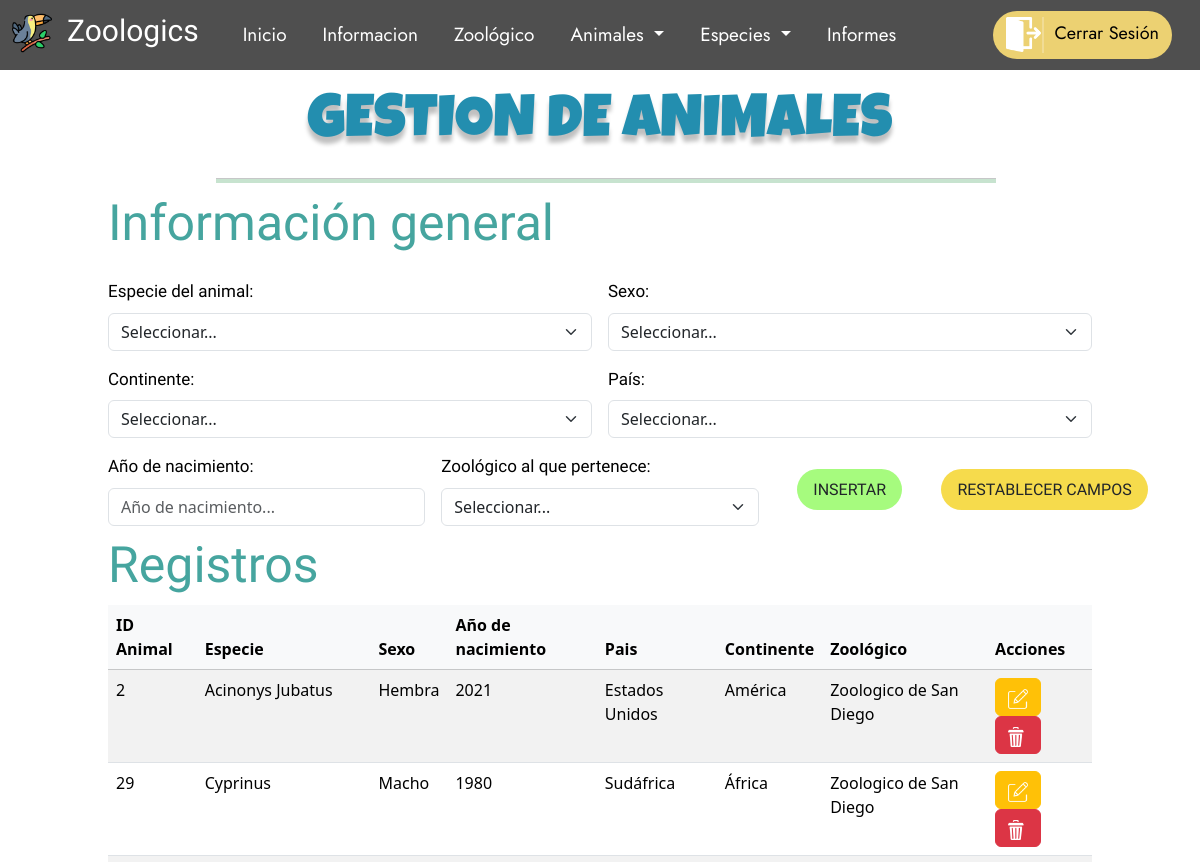
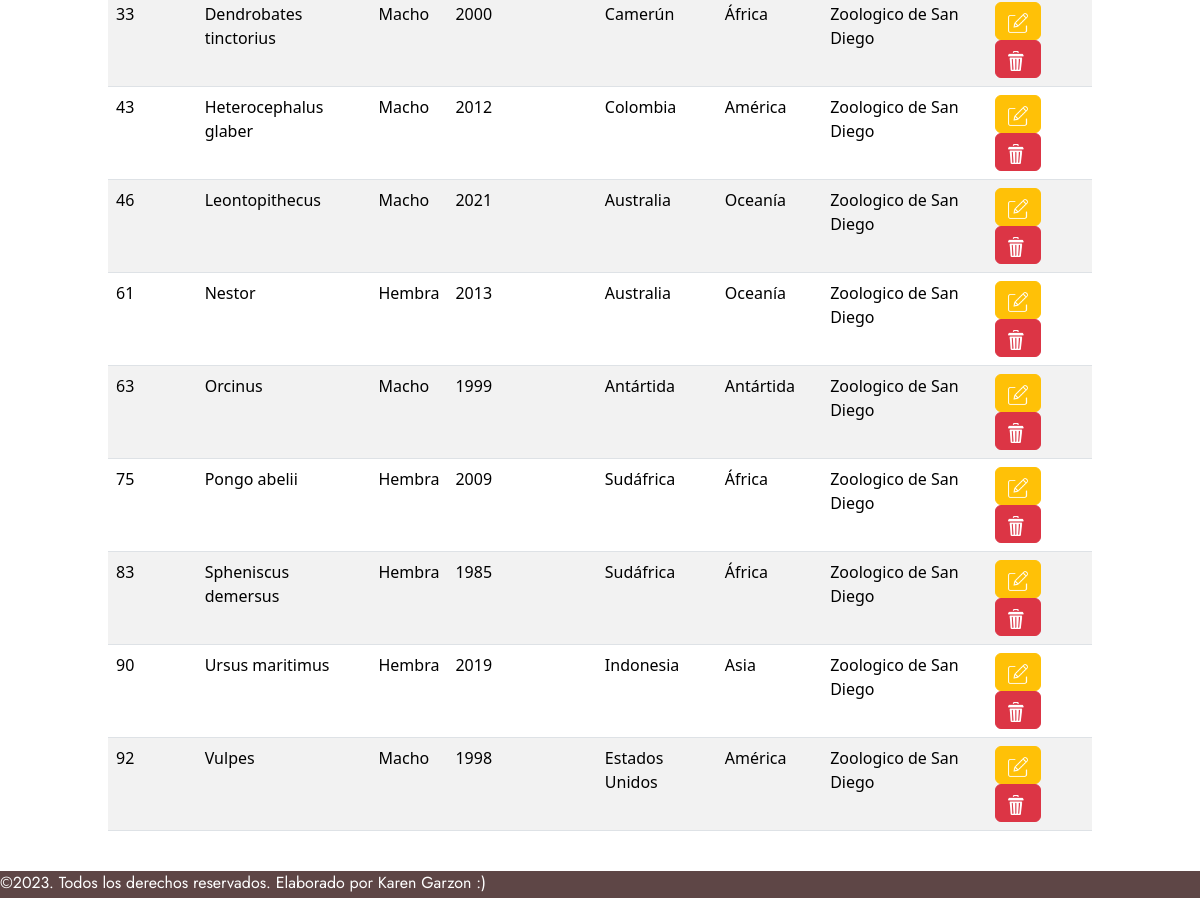
/Paneles/Administrador/GestionAnimales.php?ID_Rol=1 (signed in), run on the app's committed database (2 pictures, top to bottom).
### tables this page shows
CREATE TABLE Animal(
    ID int(5) NOT NULL AUTO_INCREMENT,
    ID_Especie int(5),
    ID_Sexo int(3),
    Anio_Nacimiento int(4) NOT NULL,
    ID_Pais int(3),
    ID_Continente int(3),
    ID_Zoo int(3),
    PRIMARY KEY (ID),
    FOREIGN KEY (ID_Especie) REFERENCES Nombre_Especie(ID) ON UPDATE CASCADE ON DELETE SET NULL,
    FOREIGN KEY (ID_Sexo) REFERENCES Sexo(ID) ON UPDATE CASCADE ON DELETE SET NULL,
    FOREIGN KEY (ID_Pais) REFERENCES Pais(ID) ON UPDATE CASCADE ON DELETE SET NULL,
    FOREIGN KEY (ID_Continente) REFERENCES Continente(ID) ON UPDATE CASCADE ON DELETE SET NULL,
    FOREIGN KEY (ID_Zoo) REFERENCES Zoologico(ID) ON UPDATE CASCADE ON DELETE SET NULL
);

CREATE TABLE Nombre_Especie(
    ID int(5) NOT NULL AUTO_INCREMENT,
    Especie varchar(35) NOT NULL, 
    PRIMARY KEY (ID)
);

CREATE TABLE Sexo(
    ID int(3) NOT NULL AUTO_INCREMENT,
    Sexo varchar(13) NOT NULL,
    PRIMARY KEY (ID)
) AUTO_INCREMENT=501;

CREATE TABLE Pais(
    ID int(3) NOT NULL AUTO_INCREMENT,
    Pais varchar(30) NOT NULL,
    PRIMARY KEY (ID)
) AUTO_INCREMENT=301;

CREATE TABLE Continente(
    ID int(3) NOT NULL AUTO_INCREMENT,
    Continente varchar(25) NOT NULL,
    PRIMARY KEY (ID)
) AUTO_INCREMENT=601;

CREATE TABLE Zoologico(
    ID int(3) NOT NULL AUTO_INCREMENT,
    Nombre varchar(60) NOT NULL,
    ID_Ciudad int(3),
    ID_Pais int(3),
    Tamanio int(10) NOT NULL,
    Presupuesto_anual float(10) NOT NULL,
    PRIMARY KEY (ID),
    FOREIGN KEY (ID_Ciudad) REFERENCES Ciudad(ID) ON UPDATE CASCADE ON DELETE SET NULL,
    FOREIGN KEY (ID_Pais) REFERENCES Pais(ID) ON UPDATE CASCADE ON DELETE SET NULL
);

### Paneles/Administrador/GestionAnimales.php (the view, shortened to what this page needs)
<?php
    $link = conectar();
    $rol = (isset($_GET['ID_Rol'])?$_GET['ID_Rol']:"");
?>
<!DOCTYPE html>
<html lang="es">
<head>
    <link href="https://cdn.jsdelivr.net/npm/bootstrap@5.3.2/dist/css/bootstrap.min.css"
        rel="stylesheet"
>
    <link href="https://cdn.jsdelivr.net/npm/sweetalert2@11.8.0/dist/sweetalert2.min.css" rel="stylesheet">
    <link rel="stylesheet" href="../../Estilos/estilos.css">
    <link rel="stylesheet" href="../../Estilos/Tablas.css">
</head>
<body>
    <?php
        if($rol != 11){
            include '../../config/headerZoo.php';
        }
    ?>
    <h1 class="tituloInicial">GESTION DE ANIMALES</h1>
    <hr class="linea">
    <div class = "EntradaDatos">
        <form action="GestionAnimales.php?ID_Rol=<?=$rol?>" method = "POST" name = "formulario" class = "row g-3">
            <h2 class = "tit">Información general</h2>
            <div class="col-md-6">
                <label for="listaEspecies" class="form-label">Especie del animal: </label>
                <select name="listaEspecies" id="listaEspecies" class="form-select" required>
                    <option selected>Seleccionar...</option>
                </select>
            </div>
            <div class="col-md-6">
                <label for="listaSexo" class="form-label">Sexo:</label>
                <select name="listaSexo" id="listaSexo" class="form-select" required>
                    <option selected>Seleccionar...</option>
                </select>
            </div>
            <div class="col-md-6">
                <label for="listaContinentes" class="form-label">Continente: </label>
                <select name="listaContinentes" id="listaContinentes" class="form-select" required>
                    <option selected>Seleccionar...</option>
                </select>
            </div>
            <div class="col-md-6">
            <label for="listaPais" class="form-label">País: </label>
                <select id="listaPais" name="listaPais" class="form-select" required>
                    <option selected>Seleccionar...</option>
                </select>
            </div>
            <div class="col-md-4">
                <label for="txtAnioNacimiento" class="form-label">Año de nacimiento: </label>
                <input type="number" class="form-control" placeholder="Año de nacimiento..." id="txtAnioNacimiento" name="txtAnioNacimiento" required>
            </div>
            <?php
                if($rol == 11){
                    $sqlZoo = "SELECT ID, Nombre FROM Zoologico";
                    $Zoo = $link->query($sqlZoo); ?>
                    <div class="col-md-4">
                        <label for="listaZoo" class="form-label">Zoológico al que pertenece: </label>
                        <select name="listaZoo" id="listaZoo" class="form-select" required>
                            <option selected>Seleccionar...</option>
                            <?php
                            while($row_zoo = $Zoo->fetch_assoc()){ ?>
                                <option value="<?php echo $row_zoo['ID'] ?>"><?= $row_zoo['Nombre']?></option>
                            <?php    } ?>
                        </select>
                    </div>
                <?php } else
                if($rol != 11){
                    $Zoo = $link->query($sqlZoo); ?>
                    <div class="col-md-4">
                        <label for="listaZoo" class="form-label">Zoológico al que pertenece: </label>
                        <select name="listaZoo" id="listaZoo" class="form-select" required>
                            <option selected>Seleccionar...</option>
                        </select>
                    </div>
                <?php }
            ?>
            <div class="col-md-2" id = "boton">
                <input type="submit" class = "btn" style = "background-color:#A6FB7E" value = "INSERTAR" id = "btnAgregar" name = "btnAgregar">
            </div>
            <div class="col-md-2" id = "boton">
                <input type="reset" class = "btn" style = "background-color:#F6DB4C" value = "RESTABLECER CAMPOS" id = "btnBorrar" name = "btnBorrar">
            </div>
        </form>
    </div>
    <div class = "informacion">
        <h2 class = "tit">Registros</h2>
        <table class = "table table-striped">
            <thead class = "table-light">
                <th>ID Animal</th>
                <th>Especie</th>
                <th>Sexo</th>
                <th>Año de nacimiento</th>
                <th>Pais</th>
                <th>Continente</th>
                <th>Zoológico</th>
                <th>Acciones</th>
            </thead>
            <?php
                if($rol == 11){
                    $consultar = "SELECT a.ID, esp.Especie, s.Sexo, a.Anio_Nacimiento, p.Pais, c.Continente, z.Nombre
                    FROM Animal a
                    JOIN Nombre_Especie esp ON a.ID_Especie = esp.ID
                    JOIN Sexo s ON a.ID_Sexo = s.ID
                    JOIN Pais p ON a.ID_Pais = p.ID
                    JOIN Continente c ON a.ID_Continente = c.ID
                    JOIN Zoologico z ON a.ID_Zoo = z.ID
                    ORDER BY a.ID ASC";
                }else
                if($rol != 11){
                    $consultar = "SELECT a.ID, esp.Especie, s.Sexo, a.Anio_Nacimiento, p.Pais, c.Continente, z.Nombre
                    FROM Animal a
                    JOIN Nombre_Especie esp ON a.ID_Especie = esp.ID
                    JOIN Sexo s ON a.ID_Sexo = s.ID
                    JOIN Pais p ON a.ID_Pais = p.ID
                    JOIN Continente c ON a.ID_Continente = c.ID
                    JOIN Zoologico z ON a.ID_Zoo = z.ID AND a.ID_Zoo = $rol
                    ORDER BY a.ID ASC";
                }
                $registros = $link->query($consultar);
                while($fila = $registros->fetch_array()){ ?>
                    <tr>
                        <td><?= $fila[0]; ?></td>
                        <td><?= $fila[1]; ?></td>
                        <td><?= $fila[2]; ?></td>
                        <td><?= $fila[3]; ?></td>
                        <td><?= $fila[4]; ?></td>
                        <td><?= $fila[5]; ?></td>
                        <td><?= $fila[6]; ?></td>
                        <td>
                            <a href="ModificarAnimal.php?ID=<?= $fila[0] ?>&ID_Rol=<?= $rol ?>" class="btn btn-warning">
                                <img src = "../../Imagenes/Iconos/editar.png" width = "20px" height = "20px">
                            </a>
                            <a href="GestionAnimales.php?ID=<?= $fila[0] ?>&ID_Rol=<?= $rol ?>" class="btn btn-danger">
                                <img src = "../../Imagenes/Iconos/eliminar.png" width = "20px" height = "20px">
                            </a>
                        </td>
                    </tr>
                <?php }
                ?>
        </table>
    </div>
    <footer>
        <p>&copy;2023. Todos los derechos reservados. Elaborado por Karen Garzon :)</p>
    </footer>
</body>
</html>

### Estilos/estilos.css (style rules this page uses)
* { margin: 0; padding: 0; box-sizing: border-box; }
#boton { border-radius: 30px; }
.tituloInicial { color: #1E6277; text-shadow: 0px 7px 4px rgba(0, 0, 0, 0.25); font-family: 'Luckiest Guy', cursive; font-size: 80px; text-align: center; margin-top: 2%; margin-bottom: 2%; }
footer { position: absolute; background-color: #5E4646; width: 100%; height: 27px; }
footer p { color: #FFF; font-family: 'Jost', sans-serif; }

### Estilos/Tablas.css (style rules this page uses)
* { margin: 0; padding: 0; box-sizing: border-box; }
.tituloInicial { color: #238EAF; font-family: 'Luckiest Guy', cursive; font-size: 60px; font-style: normal; font-weight: 400; line-height: normal; text-align: center; margin-top: 2%; }
.linea { background: #269445; height: 5px; width: 65%; margin-left: 18%; }
.tit { color: #46A59F; font-family: 'Caveat Brush', cursive; font-size: 50px; font-weight: 400; margin-bottom: 1%; margin-top: 1%; }
.EntradaDatos { margin-left: 9%; margin-right: 9%; }
label { color: #000; text-align: justify; font-family: 'McLaren', sans-serif; font-size: 17px; }
#btnAgregar, #btnBorrar { border-radius: 50px; text-align: center; font-family: 'McLaren', sans-serif; font-size: 16px; padding-top: 5%; padding-bottom: 5%; padding-right: 10%; padding-left: 10%; margin-top: 10%; }
#btnAgregar { margin-left: 15%; }
footer { position: absolute; background-color: #5E4646; width: 100%; height: 27px; margin-top: 2%; }
footer p { color: #FFF; font-family: 'Jost', sans-serif; }

### Paneles/Administrador/GestionAnimales.php (style rules this page uses)
.informacion { margin-left: 9%; margin-right:9%; }

### data on the page
animal: ID "2", ID_Especie.Especie "Acinonys Jubatus", ID_Sexo.Sexo "Hembra", Anio_Nacimiento "2021", ID_Pais.Pais "Estados Unidos", ID_Continente.Continente "América", ID_Zoo.Nombre "Zoologico de San Diego"
animal: ID "29", ID_Especie.Especie "Cyprinus", ID_Sexo.Sexo "Macho", Anio_Nacimiento "1980", ID_Pais.Pais "Sudáfrica", ID_Continente.Continente "África", ID_Zoo.Nombre "Zoologico de San Diego"
animal: ID "33", ID_Especie.Especie "Dendrobates tinctorius", ID_Sexo.Sexo "Macho", Anio_Nacimiento "2000", ID_Pais.Pais "Camerún", ID_Continente.Continente "África", ID_Zoo.Nombre "Zoologico de San Diego"
animal: ID "43", ID_Especie.Especie "Heterocephalus glaber", ID_Sexo.Sexo "Macho", Anio_Nacimiento "2012", ID_Pais.Pais "Colombia", ID_Continente.Continente "América", ID_Zoo.Nombre "Zoologico de San Diego"
animal: ID "46", ID_Especie.Especie "Leontopithecus", ID_Sexo.Sexo "Macho", Anio_Nacimiento "2021", ID_Pais.Pais "Australia", ID_Continente.Continente "Oceanía", ID_Zoo.Nombre "Zoologico de San Diego"
animal: ID "61", ID_Especie.Especie "Nestor", ID_Sexo.Sexo "Hembra", Anio_Nacimiento "2013", ID_Pais.Pais "Australia", ID_Continente.Continente "Oceanía", ID_Zoo.Nombre "Zoologico de San Diego"
animal: ID "63", ID_Especie.Especie "Orcinus", ID_Sexo.Sexo "Macho", Anio_Nacimiento "1999", ID_Pais.Pais "Antártida", ID_Continente.Continente "Antártida", ID_Zoo.Nombre "Zoologico de San Diego"
animal: ID "75", ID_Especie.Especie "Pongo abelii", ID_Sexo.Sexo "Hembra", Anio_Nacimiento "2009", ID_Pais.Pais "Sudáfrica", ID_Continente.Continente "África", ID_Zoo.Nombre "Zoologico de San Diego"
animal: ID "83", ID_Especie.Especie "Spheniscus demersus", ID_Sexo.Sexo "Hembra", Anio_Nacimiento "1985", ID_Pais.Pais "Sudáfrica", ID_Continente.Continente "África", ID_Zoo.Nombre "Zoologico de San Diego"
animal: ID "90", ID_Especie.Especie "Ursus maritimus", ID_Sexo.Sexo "Hembra", Anio_Nacimiento "2019", ID_Pais.Pais "Indonesia", ID_Continente.Continente "Asia", ID_Zoo.Nombre "Zoologico de San Diego"
animal: ID "92", ID_Especie.Especie "Vulpes", ID_Sexo.Sexo "Macho", Anio_Nacimiento "1998", ID_Pais.Pais "Estados Unidos", ID_Continente.Continente "América", ID_Zoo.Nombre "Zoologico de San Diego"
